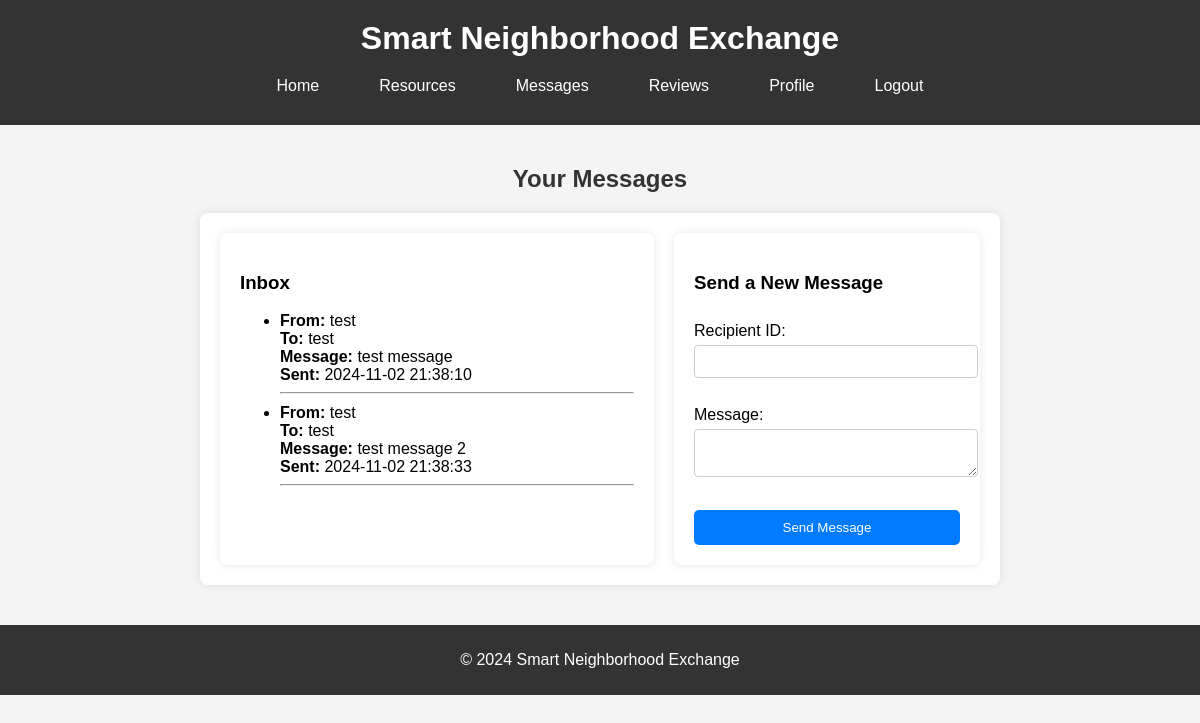
The app's page /messages (signed in), older data.
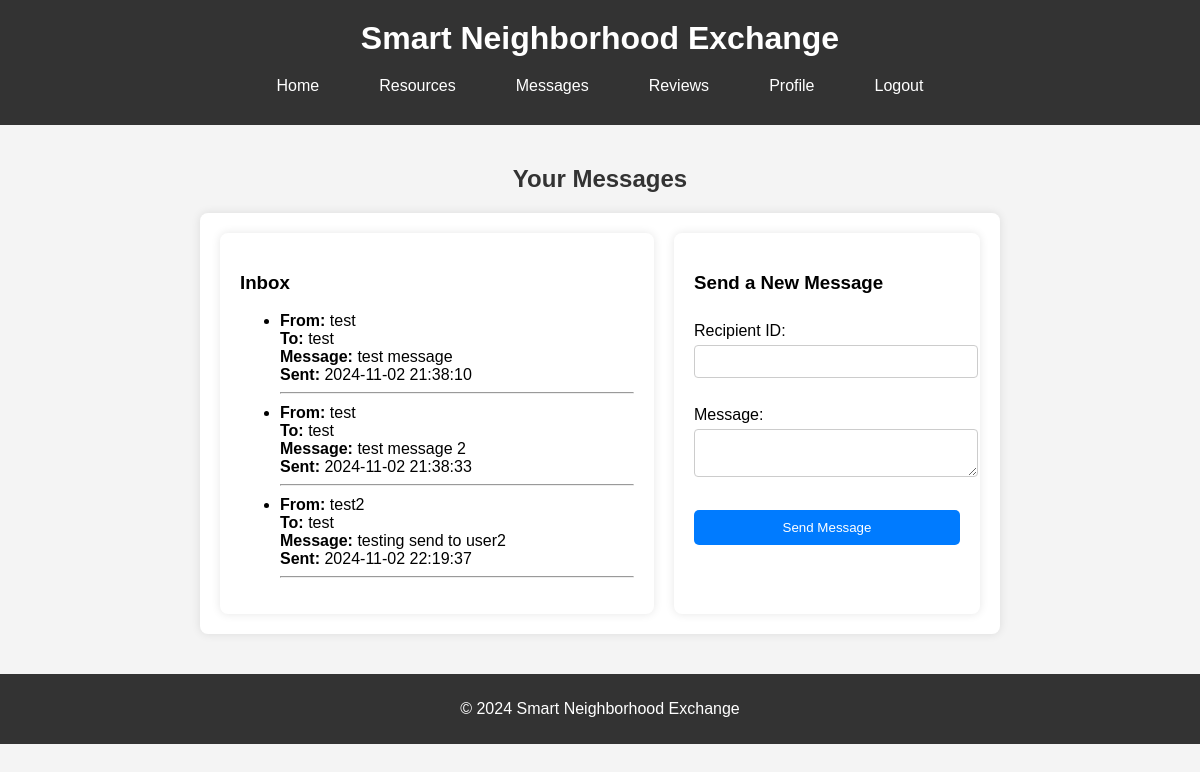
The same page, newer data.
### tables this page shows
CREATE TABLE Messages (
    message_id INTEGER PRIMARY KEY AUTOINCREMENT,
    sender_id INTEGER,
    receiver_id INTEGER,
    content TEXT NOT NULL,
    timestamp TEXT NOT NULL,
    FOREIGN KEY (sender_id) REFERENCES Users(user_id),
    FOREIGN KEY (receiver_id) REFERENCES Users(user_id)
);

CREATE TABLE Users (
    user_id INTEGER PRIMARY KEY AUTOINCREMENT,
    name TEXT NOT NULL,
    email TEXT NOT NULL UNIQUE,
    password TEXT NOT NULL,
    profile_image TEXT,
    location TEXT
);

### app.py (the view, shortened to what this page needs)
@app.route('/messages', methods=['GET', 'POST'])
def messages():
    if 'user_id' not in session:
        flash('Please log in to access your messages', 'error')
        return redirect(url_for('login'))
    conn = get_db_connection()
    messages = conn.execute('''
        SELECT Messages.*,
               sender.name AS sender_name,
               receiver.name AS receiver_name
        FROM Messages
        JOIN Users AS sender ON Messages.sender_id = sender.user_id
        JOIN Users AS receiver ON Messages.receiver_id = receiver.user_id
        WHERE receiver_id = ? OR sender_id = ?
    ''', (session['user_id'], session['user_id'])).fetchall()
    conn.close()
    return render_template('messages.html', messages=messages)

### app.py (called while the page is built)
def get_db_connection():
    conn = sqlite3.connect('exchange.db')
    conn.row_factory = sqlite3.Row
    return conn

### templates/messages.html (shortened to what this page needs)
{% extends 'layout.html' %}
{% block content_title %}Your Messages{% endblock %}
{% block content %}
    <div class="messages-container">
        <div class="inbox">
            <h3>Inbox</h3>
            <ul>
                {% for message in messages %}
                    <li>
                        <strong>From:</strong> {{ message['sender_name'] }}<br>
                        <strong>To:</strong> {{ message['receiver_name'] }}<br>
                        <strong>Message:</strong> {{ message['content'] }}<br>
                        <strong>Sent:</strong> {{ message['timestamp'] }}
                    </li>
                    <hr>
                {% endfor %}
            </ul>
        </div>
        <div class="send-message-form">
            <h3>Send a New Message</h3>
            <form method="POST" action="{{ url_for('messages') }}">
                <label for="receiver_id">Recipient ID:</label>
                <input type="text" name="receiver_id" required><br>
                <label for="content">Message:</label>
                <textarea name="content" required></textarea><br>
                <input type="submit" value="Send Message">
            </form>
        </div>
    </div>
{% endblock %}

Row changes from the older to the newer data that the page shows:
added Messages: sender_name "test2", receiver_name "test", content "testing send to user2", timestamp "2024-11-02 22:19:37"
